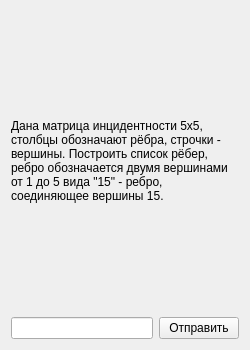
<?xml version="1.0" encoding="UTF-8"?>
<ui version="4.0">
 <class>list_of_edges_2</class>
 <widget class="QWidget" name="list_of_edges_2">
  <property name="geometry">
   <rect>
    <x>0</x>
    <y>0</y>
    <width>250</width>
    <height>350</height>
   </rect>
  </property>
  <property name="sizePolicy">
   <sizepolicy hsizetype="Minimum" vsizetype="Minimum">
    <horstretch>0</horstretch>
    <verstretch>0</verstretch>
   </sizepolicy>
  </property>
  <property name="minimumSize">
   <size>
    <width>250</width>
    <height>350</height>
   </size>
  </property>
  <property name="maximumSize">
   <size>
    <width>250</width>
    <height>350</height>
   </size>
  </property>
  <property name="windowTitle">
   <string>Задание</string>
  </property>
  <layout class="QGridLayout" name="gridLayout" rowstretch="2,0" rowminimumheight="0,0">
   <item row="0" column="0">
    <layout class="QVBoxLayout" name="verticalLayout">
     <item>
      <widget class="QLabel" name="label">
       <property name="sizePolicy">
        <sizepolicy hsizetype="Fixed" vsizetype="Fixed">
         <horstretch>0</horstretch>
         <verstretch>0</verstretch>
        </sizepolicy>
       </property>
       <property name="minimumSize">
        <size>
         <width>0</width>
         <height>0</height>
        </size>
       </property>
       <property name="maximumSize">
        <size>
         <width>1000</width>
         <height>1000</height>
        </size>
       </property>
       <property name="text">
        <string>&lt;html&gt;&lt;head/&gt;&lt;body&gt;&lt;p&gt;Дана матрица инцидентности 5х5, столбцы обозначают рёбра, строчки - вершины. Построить список рёбер, ребро обозначается двумя вершинами от 1 до 5 вида &amp;quot;15&amp;quot; - ребро, соединяющее вершины 15. &lt;/p&gt;&lt;/body&gt;&lt;/html&gt;</string>
       </property>
       <property name="wordWrap">
        <bool>true</bool>
       </property>
      </widget>
     </item>
    </layout>
   </item>
   <item row="1" column="0">
    <layout class="QHBoxLayout" name="horizontalLayout">
     <item>
      <widget class="QLineEdit" name="answer"/>
     </item>
     <item>
      <widget class="QPushButton" name="sendAnswer">
       <property name="text">
        <string>Отправить</string>
       </property>
      </widget>
     </item>
    </layout>
   </item>
  </layout>
 </widget>
 <resources/>
 <connections/>
</ui>
